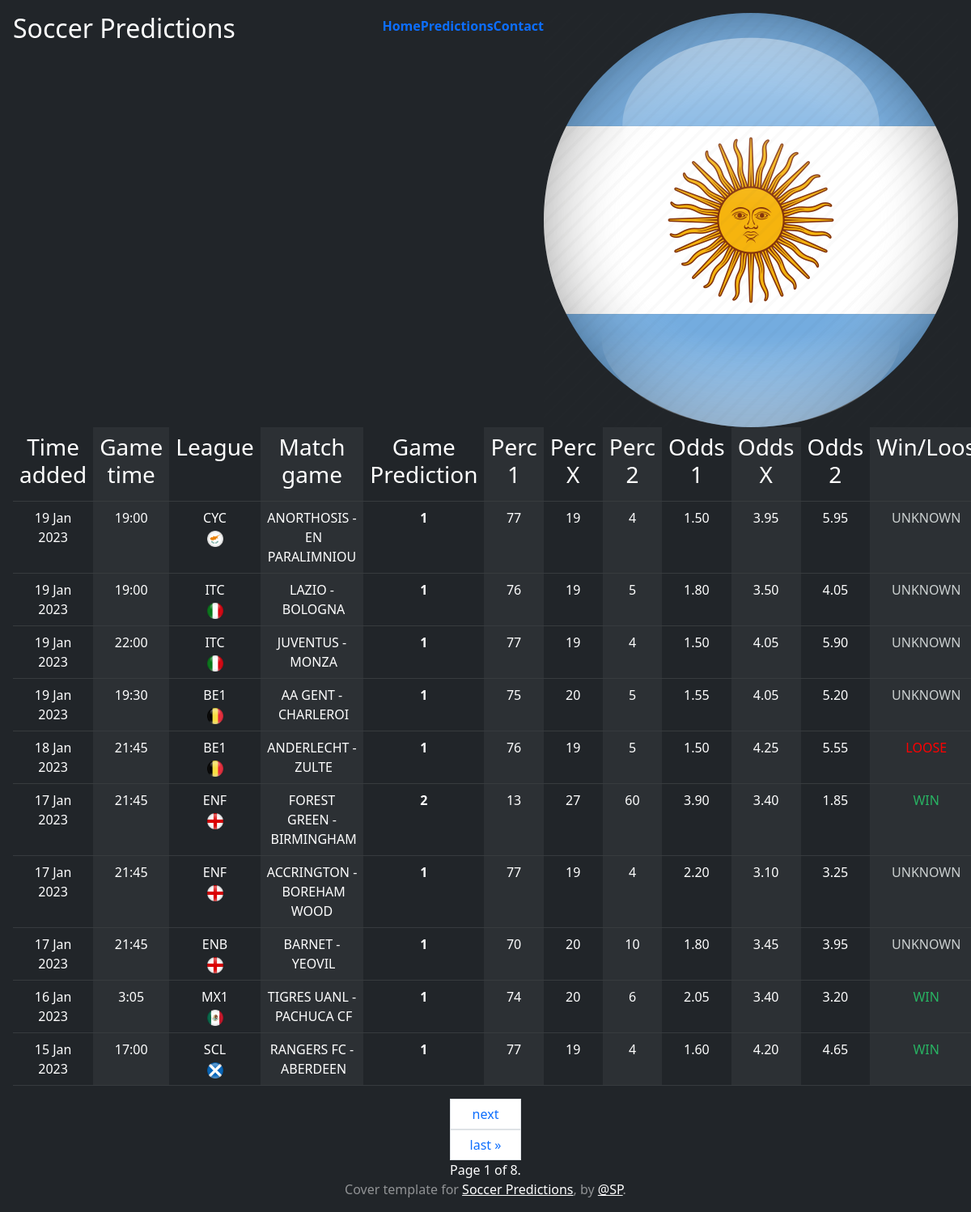
Before: /predictions/ with the older database file.
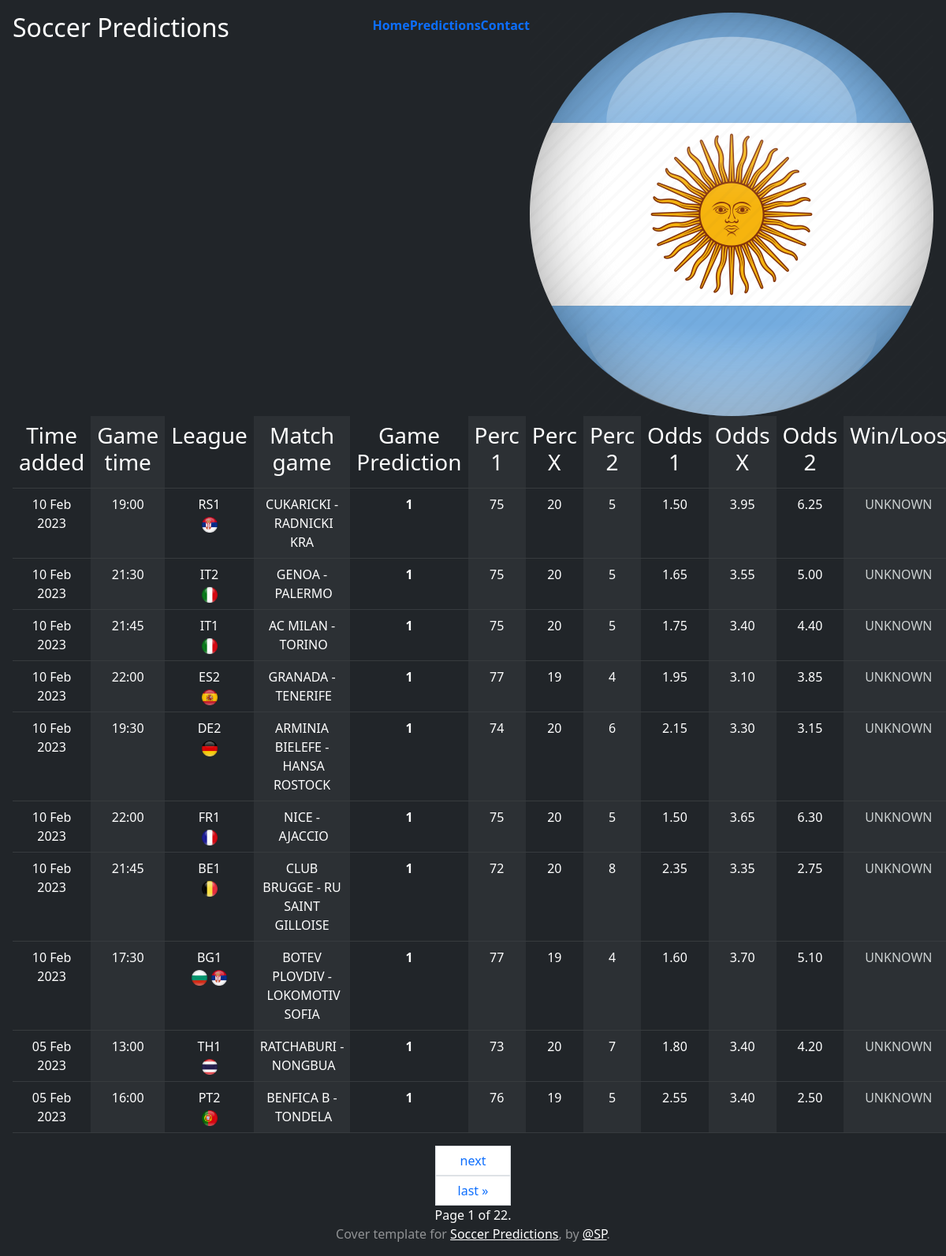
After: the same page with the newer database file.
### soccer_prediction/predictions/models.py (models this page shows)
class MatchGamePrediction(models.Model):
    league = models.CharField(max_length=10)
    time = models.CharField(max_length=10)
    match_game = models.CharField(max_length=30)
    prediction_for_1 = models.PositiveIntegerField()
    prediction_for_x = models.PositiveIntegerField()
    prediction_for_2 = models.PositiveIntegerField()
    general_prediction = models.CharField(max_length=10)
    odds_1 = models.CharField(max_length=10)
    odds_X = models.CharField(max_length=10)
    odds_2 = models.CharField(max_length=10)
    general_prediction_and_outcome = models.CharField(max_length=10, default="UNKNOWN")
    time_added = models.DateTimeField(auto_now_add=True)
    class Meta:
        ordering = ["-time_added", "time", ]

### soccer_prediction/predictions/views.py (the view)
# urls.py: path('predictions/', PredictionsListView.as_view(), name='predictions'),
class PredictionsListView(ListView):
    paginate_by = 10
    model = MatchGamePrediction
    template_name = 'predictions.html'
    def get_paginated_matches(self):
        page = self.request.GET.get('page', 1)
        now = timezone.now()
        match_game_prediction = MatchGamePrediction.objects.all()
        paginator = Paginator(match_game_prediction, self.paginate_by)
        return paginator.get_page(page)
    def get_context_data(self, **kwargs):
        context = super().get_context_data(**kwargs)
        context['match_game_prediction'] = self.get_paginated_matches()
        return context

### templates/predictions.html (shortened to what the changed rows need)
{% extends 'base.html' %}
{% load static %}
{% block page_content %}
    {% load tz %}
    <body>
    <table class="table table-dark table-striped-columns">
        {% for game in match_game_prediction %}
            <tr>
            <td>{{ game.time_added|date:"d M Y" }}</td>
            <td>{{ game.time }}</td>
            <td>{{ game.league }}<br>
                {% if game.league == "ENL" or game.league == "ENP" or game.league == "ENF" or game.league == "ENB" or game.league == "ENC" or game.league == "EN1" or game.league == "EN2" %}
                    <img class="flag" src={% static 'img/eng_flag.png' %} style="width: 20px" alt="flag">
                {% elif game.league == "ES1" or game.league == "ES2" or game.league == "ESC" or game.league == "ESS" %}
                    <img src={% static 'img/spain_flag.png' %} width="20" height="20" alt="flag">
                {% elif game.league == "PT1" or game.league == "PT2" or game.league == "PTC" %}
                    <img src={% static 'img/portugal_flag.png' %} width="20" height="20" alt="flag">
                {% elif game.league == "IT1" or game.league == "IT2" or game.league == "ITC" %}
                    <img src={% static 'img/italy_flag.png' %} width="20" height="20" alt="flag">
                {% elif game.league == "NL1" or game.league == "NL2" or game.league == "NLC" %}
                    <img src={% static 'img/netherland_flag.png' %} width="20" height="20" alt="flag">
                {% elif game.league == "BE1" or game.league == "BE2" or game.league == "BEC" %}
                    <img src={% static 'img/belgium_flag.png' %} width="20" height="20" alt="flag">
                {% elif game.league == "FR1" or game.league == "FR2" or game.league == "FRC" %}
                    <img src={% static 'img/france_flag.png' %} width="20" height="20" alt="flag">
                {% elif game.league == "IL1" or game.league == "IL2" or game.league == "ILC" %}
                    <img src={% static 'img/israel_flag.png' %} width="20" height="20" alt="flag">
                {% elif game.league == "GR1" or game.league == "GR2" or game.league == "GRC" %}
                    <img src={% static 'img/greece_flag.png' %} width="20" height="20" alt="flag">
                {% elif game.league == "MX1" or game.league == "MX2" or game.league == "MXC" %}
                    <img src={% static 'img/mexico_flag.png' %} width="20" height="20" alt="flag">
                {% elif game.league == "TR1" or game.league == "TR2" or game.league == "TRC" %}
                    <img src={% static 'img/turkey_flag.png' %} width="20" height="20" alt="flag">
                {% elif game.league == "SCL" or game.league == "SCP" or game.league == "SCF" or game.league == "SCB" or game.league == "SCC" or game.league == "SC1" or game.league == "SC2" %}
                    <img src={% static 'img/scotland_flag.png' %} width="20" height="20" alt="flag">
                {% elif game.league == "CYC" or game.league == "CY1" or game.league == "CY2" %}
                    <img src={% static 'img/cyprus_flag.png' %} width="20" height="20" alt="flag">
                {% elif game.league == "ZAC" or game.league == "ZA1" or game.league == "ZA2" %}
                    <img src={% static 'img/rsa_flag.png' %} width="20" height="20" alt="flag">
                {% elif game.league == "CHC" or game.league == "CH1" or game.league == "CH2" %}
                    <img src={% static 'img/switzerland_flag.png' %} width="20" height="20" alt="flag">
                {% elif game.league == "DEC" or game.league == "DE1" or game.league == "DE2" %}
                    <img src={% static 'img/germany_flag.png' %} width="20" height="20" alt="flag">
                {% elif game.league == "ROC" or game.league == "RO1" or game.league == "RO2" %}
                    <img src={% static 'img/romania_flag.png' %} width="20" height="20" alt="flag">
                {% elif game.league == "CLC" or game.league == "CL1" or game.league == "CL2" %}
                    <img src={% static 'img/chili_flag.png' %} width="20" height="20" alt="flag">
                {% elif game.league == "THC" or game.league == "TH1" or game.league == "TH2" %}
                    <img src={% static 'img/thailand_flag.png' %} width="20" height="20" alt="flag">
                {% elif game.league == "HUC" or game.league == "HU1" or game.league == "HU2" %}
                    <img src={% static 'img/hungary_flag.png' %} width="20" height="20" alt="flag">
                {% elif game.league == "ARC" or game.league == "AR1" or game.league == "AR2" %}
                    <img src={% static 'img/argentina_flag.png' %} width="20" height="20" alt="flag">
                {% elif game.league == "COC" or game.league == "CO1" or game.league == "CO2" %}
                    <img src={% static 'img/columbia_flag.png' %} width="20" height="20" alt="flag">
                {% elif game.league == "HRC" or game.league == "HR1" or game.league == "HR2" %}
                    <img src={% static 'img/croatia2_flag.png' %} width="20" height="20" alt="flag">
                {% elif game.league == "PLC" or game.league == "PL1" or game.league == "PL2" %}
                    <img src={% static 'img/poland_flag.png' %} width="20" height="20" alt="flag">
                {% elif game.league == "CZC" or game.league == "CZ1" or game.league == "CZ2" %}
                    <img src={% static 'img/czech_flag.png' %} width="20" height="20" alt="flag">
                {% elif game.league == "ATC" or game.league == "АТ1" or game.league == "АТ2" %}
                    <img src={% static 'img/austria_flag.png' %} width="20" height="20" alt="flag">
                {% elif game.league == "UYC" or game.league == "UY1" or game.league == "UY2" %}
                    <img src={% static 'img/uruguay_flag.png' %} width="20" height="20" alt="flag">
                {% elif game.league == "RSC" or game.league == "RS1" or game.league == "RS2" %}
                    <img src={% static 'img/serbia_flag.png' %} width="20" height="20" alt="flag">
                {% elif game.league == "BGC" or game.league == "BG1" or game.league == "BG2" %}
                    <img src={% static 'img/bulgaria_flag.png' %} width="20" height="20" alt="flag">
                    <img src={% static 'img/serbia_flag.png' %} width="20" height="20" alt="flag">
                {% elif game.league == "SWC" or game.league == "SW1" or game.league == "SW2" %}
                    <img src={% static 'img/sweden_flag.png' %} width="20" height="20" alt="flag">
                {% else %}
                    <img src={% static 'img/football_flag.png' %} width="20" height="20" alt="flag">
                {% endif %}
            </td>
            <td>{{ game.match_game }}</td>
            <td><b>{{ game.general_prediction }}</b></td>
            <td>{{ game.prediction_for_1 }}</td>
            <td>{{ game.prediction_for_x }}</td>
            <td>{{ game.prediction_for_2 }}</td>
            <td>{{ game.odds_1|floatformat:2 }}</td>
            <td>{{ game.odds_X|floatformat:2 }}</td>
            <td>{{ game.odds_2|floatformat:2 }}</td>
            <td>
                {% if game.general_prediction_and_outcome == "WIN" %}
                    <p style="color:#28B463">WIN</p>
                {% elif game.general_prediction_and_outcome == "LOOSE" %}
                    <p style="color:#FF0000">LOOSE</p>
                {% elif game.general_prediction_and_outcome == "UNKNOWN" %}
                    <p style="color:#CCD1D1">UNKNOWN</p>
                {% endif %}
            </td>
        {% endfor %}
        </tr>
    </table>
    <nav aria-label="Page navigation example">
        <div class="pagination justify-content-center">
    <span>
        {% if page_obj.has_next %}
            <a class="page-link" href="?page={{ match_game_prediction.next_page_number }}">next</a>
            <a class="page-link" href="?page={{ match_game_prediction.paginator.num_pages }}">last &raquo;</a>
        {% endif %}
        <span class="page-item">
            Page {{ match_game_prediction.number }} of {{ match_game_prediction.paginator.num_pages }}.
        </span>
    </span>
        </div>
    </nav>
    </body>
{% endblock %}

Changed rows visible on the page:
no longer on this page (row edited): MatchGamePrediction: time_added "19 Jan 2023", time "19:00", league "CYC", match_game "ANORTHOSIS - EN PARALIMNIOU", general_prediction "1", prediction_for_1 "77", prediction_for_x "19", prediction_for_2 "4", odds_1 "1.50", odds_X "3.95", odds_2 "5.95", general_prediction_and_outcome "UNKNOWN"
no longer on this page (row edited): MatchGamePrediction: time_added "19 Jan 2023", time "19:00", league "ITC", match_game "LAZIO - BOLOGNA", general_prediction "1", prediction_for_1 "76", prediction_for_x "19", prediction_for_2 "5", odds_1 "1.80", odds_X "3.50", odds_2 "4.05", general_prediction_and_outcome "UNKNOWN"
no longer on this page (row edited): MatchGamePrediction: time_added "19 Jan 2023", time "22:00", league "ITC", match_game "JUVENTUS - MONZA", general_prediction "1", prediction_for_1 "77", prediction_for_x "19", prediction_for_2 "4", odds_1 "1.50", odds_X "4.05", odds_2 "5.90", general_prediction_and_outcome "UNKNOWN"
no longer on this page (row edited): MatchGamePrediction: time_added "19 Jan 2023", time "19:30", league "BE1", match_game "AA GENT - CHARLEROI", general_prediction "1", prediction_for_1 "75", prediction_for_x "20", prediction_for_2 "5", odds_1 "1.55", odds_X "4.05", odds_2 "5.20", general_prediction_and_outcome "UNKNOWN"
no longer on this page (row unchanged): MatchGamePrediction: time_added "18 Jan 2023", time "21:45", league "BE1", match_game "ANDERLECHT - ZULTE", general_prediction "1", prediction_for_1 "76", prediction_for_x "19", prediction_for_2 "5", odds_1 "1.50", odds_X "4.25", odds_2 "5.55", general_prediction_and_outcome "LOOSE"
no longer on this page (row unchanged): MatchGamePrediction: time_added "17 Jan 2023", time "21:45", league "ENF", match_game "FOREST GREEN - BIRMINGHAM", general_prediction "2", prediction_for_1 "13", prediction_for_x "27", prediction_for_2 "60", odds_1 "3.90", odds_X "3.40", odds_2 "1.85", general_prediction_and_outcome "WIN"
no longer on this page (row unchanged): MatchGamePrediction: time_added "17 Jan 2023", time "21:45", league "ENF", match_game "ACCRINGTON - BOREHAM WOOD", general_prediction "1", prediction_for_1 "77", prediction_for_x "19", prediction_for_2 "4", odds_1 "2.20", odds_X "3.10", odds_2 "3.25", general_prediction_and_outcome "UNKNOWN"
no longer on this page (row unchanged): MatchGamePrediction: time_added "17 Jan 2023", time "21:45", league "ENB", match_game "BARNET - YEOVIL", general_prediction "1", prediction_for_1 "70", prediction_for_x "20", prediction_for_2 "10", odds_1 "1.80", odds_X "3.45", odds_2 "3.95", general_prediction_and_outcome "UNKNOWN"
no longer on this page (row unchanged): MatchGamePrediction: time_added "16 Jan 2023", time "3:05", league "MX1", match_game "TIGRES UANL - PACHUCA CF", general_prediction "1", prediction_for_1 "74", prediction_for_x "20", prediction_for_2 "6", odds_1 "2.05", odds_X "3.40", odds_2 "3.20", general_prediction_and_outcome "WIN"
no longer on this page (row unchanged): MatchGamePrediction: time_added "15 Jan 2023", time "17:00", league "SCL", match_game "RANGERS FC - ABERDEEN", general_prediction "1", prediction_for_1 "77", prediction_for_x "19", prediction_for_2 "4", odds_1 "1.60", odds_X "4.20", odds_2 "4.65", general_prediction_and_outcome "WIN"
added MatchGamePrediction: time_added "10 Feb 2023", time "19:00", league "RS1", match_game "CUKARICKI - RADNICKI KRA", general_prediction "1", prediction_for_1 "75", prediction_for_x "20", prediction_for_2 "5", odds_1 "1.50", odds_X "3.95", odds_2 "6.25", general_prediction_and_outcome "UNKNOWN"
added MatchGamePrediction: time_added "10 Feb 2023", time "21:30", league "IT2", match_game "GENOA - PALERMO", general_prediction "1", prediction_for_1 "75", prediction_for_x "20", prediction_for_2 "5", odds_1 "1.65", odds_X "3.55", odds_2 "5.00", general_prediction_and_outcome "UNKNOWN"
added MatchGamePrediction: time_added "10 Feb 2023", time "21:45", league "IT1", match_game "AC MILAN - TORINO", general_prediction "1", prediction_for_1 "75", prediction_for_x "20", prediction_for_2 "5", odds_1 "1.75", odds_X "3.40", odds_2 "4.40", general_prediction_and_outcome "UNKNOWN"
added MatchGamePrediction: time_added "10 Feb 2023", time "22:00", league "ES2", match_game "GRANADA - TENERIFE", general_prediction "1", prediction_for_1 "77", prediction_for_x "19", prediction_for_2 "4", odds_1 "1.95", odds_X "3.10", odds_2 "3.85", general_prediction_and_outcome "UNKNOWN"
added MatchGamePrediction: time_added "10 Feb 2023", time "19:30", league "DE2", match_game "ARMINIA BIELEFE - HANSA ROSTOCK", general_prediction "1", prediction_for_1 "74", prediction_for_x "20", prediction_for_2 "6", odds_1 "2.15", odds_X "3.30", odds_2 "3.15", general_prediction_and_outcome "UNKNOWN"
added MatchGamePrediction: time_added "10 Feb 2023", time "22:00", league "FR1", match_game "NICE - AJACCIO", general_prediction "1", prediction_for_1 "75", prediction_for_x "20", prediction_for_2 "5", odds_1 "1.50", odds_X "3.65", odds_2 "6.30", general_prediction_and_outcome "UNKNOWN"
added MatchGamePrediction: time_added "10 Feb 2023", time "21:45", league "BE1", match_game "CLUB BRUGGE - RU SAINT GILLOISE", general_prediction "1", prediction_for_1 "72", prediction_for_x "20", prediction_for_2 "8", odds_1 "2.35", odds_X "3.35", odds_2 "2.75", general_prediction_and_outcome "UNKNOWN"
added MatchGamePrediction: time_added "10 Feb 2023", time "17:30", league "BG1", match_game "BOTEV PLOVDIV - LOKOMOTIV SOFIA", general_prediction "1", prediction_for_1 "77", prediction_for_x "19", prediction_for_2 "4", odds_1 "1.60", odds_X "3.70", odds_2 "5.10", general_prediction_and_outcome "UNKNOWN"
added MatchGamePrediction: time_added "05 Feb 2023", time "13:00", league "TH1", match_game "RATCHABURI - NONGBUA", general_prediction "1", prediction_for_1 "73", prediction_for_x "20", prediction_for_2 "7", odds_1 "1.80", odds_X "3.40", odds_2 "4.20", general_prediction_and_outcome "UNKNOWN"
added MatchGamePrediction: time_added "05 Feb 2023", time "16:00", league "PT2", match_game "BENFICA B - TONDELA", general_prediction "1", prediction_for_1 "76", prediction_for_x "19", prediction_for_2 "5", odds_1 "2.55", odds_X "3.40", odds_2 "2.50", general_prediction_and_outcome "UNKNOWN"
Other visible differences:
{{ match_game_prediction.paginator.num_pages }}: "8" → "22"
